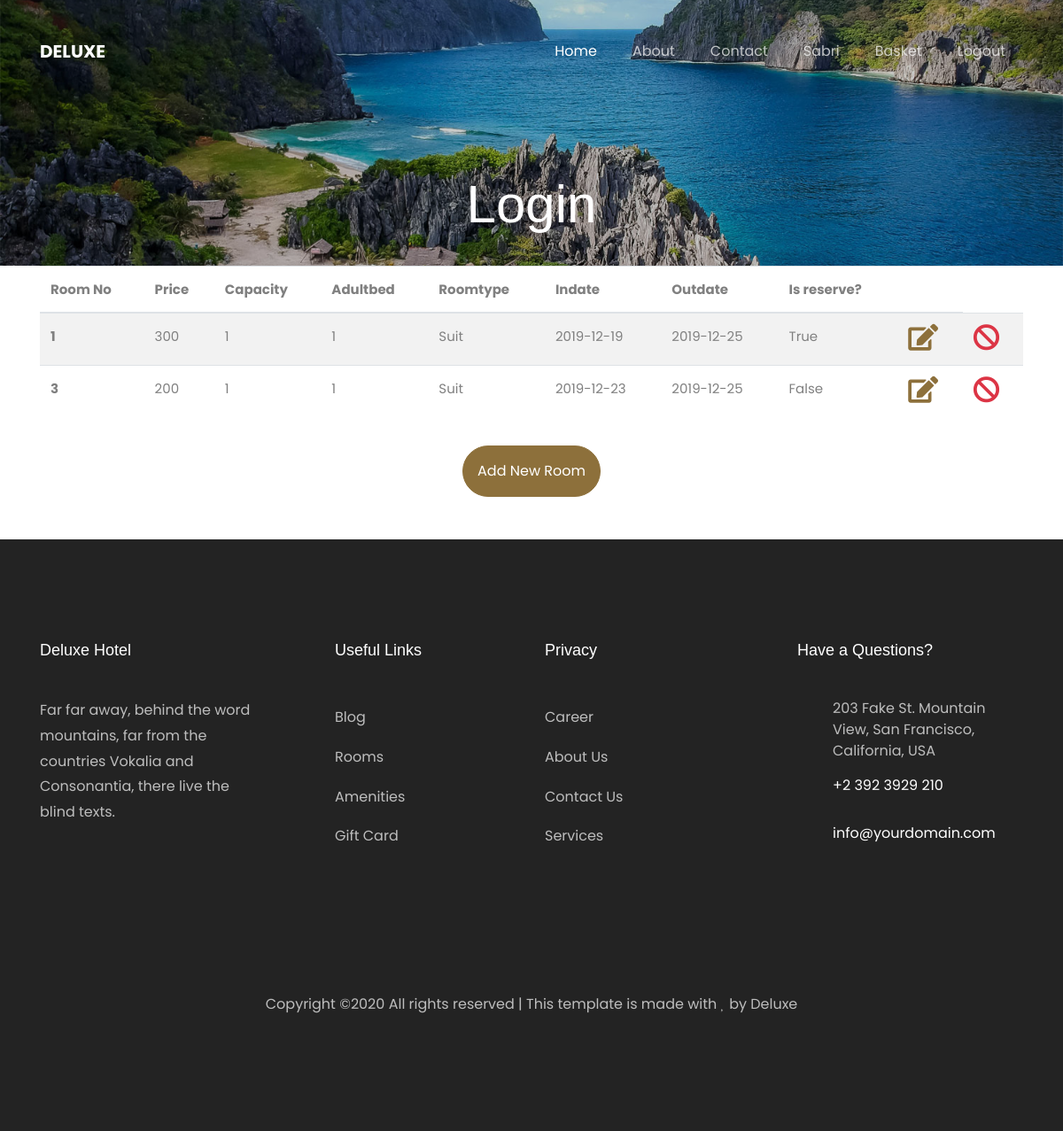
The app's page /adminlist (signed in), older data.
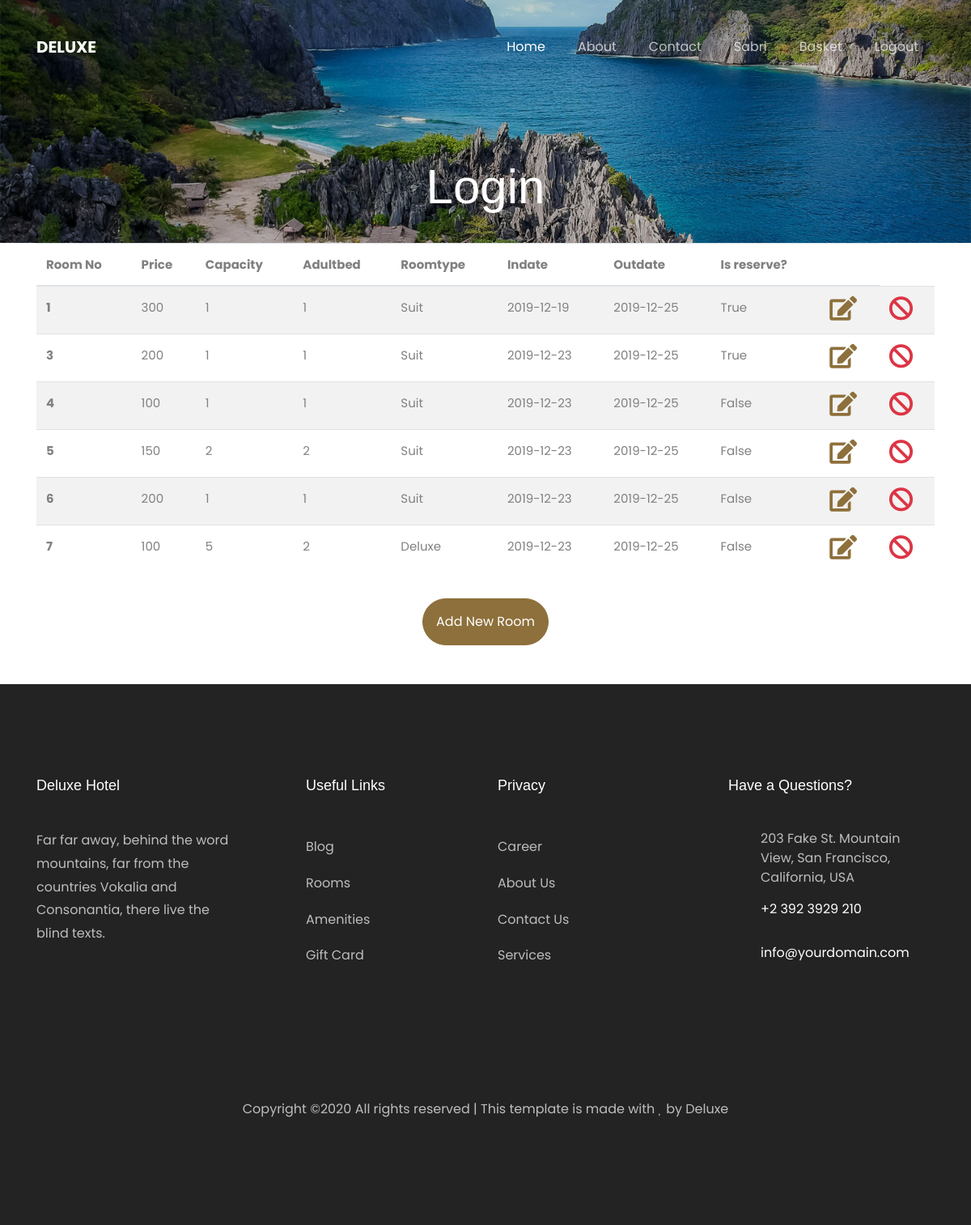
The same page, newer data.
### app.py (models this page shows)
class User(UserMixin,db.Model):
    id = db.Column(db.Integer,primary_key=True)
    username = db.Column(db.String(),unique=True)
    email = db.Column(db.String())
    password = db.Column(db.String())
    reservations= db.relationship('Reservation',backref='user')
    '''
class Role(db.Model):
        __tablename__ = 'roles'
        id = db.Column(db.Integer(), primary_key=True)
        name = db.Column(db.String(50))
class UserRoles(db.Model):
        __tablename__ = 'user_roles'
        id = db.Column(db.Integer(), primary_key=True)
        user_id = db.Column(db.Integer(), db.ForeignKey('user.id', ondelete='CASCADE'))
        role_id = db.Column(db.Integer(), db.ForeignKey('roles.id', ondelete='CASCADE'))
'''

class Room(db.Model):
    roomno = db.Column(db.Integer, primary_key=True)
    price = db.Column(db.Integer)
    capacity = db.Column(db.Integer)
    floorno = db.Column(db.Integer)
    childbed = db.Column(db.Integer)
    adultbed = db.Column(db.Integer)
    roomtype = db.Column(db.String(255))
    inDate = db.Column(db.Date)
    outDate=db.Column(db.Date)
    isreserve = db.Column('is_reserve',db.Boolean)
    reservations = db.relationship('Reservation',backref='room')

### app.py (the view)
@login_required
@app.route('/adminlist')
def adminList():
    rooms = Room.query.all()
    return render_template('admin-list.html',rooms=rooms)

### app.py (called while the page is built)
@login_manager.user_loader
def load_user(user_id):
    return User.query.get(int(user_id))

### templates/admin-list.html
{% extends "layout.html" %}
{% block content %}
<div class="hero-wrap" style="background-image: url({{url_for('static',filename='images/bg_1.jpg')}});">
      <div class="overlay"></div>
      <div class="container">
        <div class="row no-gutters slider-text d-flex align-itemd-end justify-content-center">
          <div class="col-md-9 ftco-animate text-center d-flex align-items-end justify-content-center">
          	<div class="text">
	            <h1 class="mb-4 bread">Login</h1>
            </div>
          </div>
        </div>
      </div>
    </div>
    <div class="container">
        <div class="row">
            <div class="col-12">
                <table class="table table-striped">
                        <thead>
                            <tr>
                                <th scope="col">Room No</th>
                                <th scope="col">Price</th>
                                <th scope="col">Capacity</th>
                                <th scope="col">Adultbed</th>
                                <th scope="col">Roomtype</th>
                                <th scope="col">Indate</th>
                                <th scope="col">Outdate</th>
                                <th scope="col">Is reserve?</th>
                                <th></th>
                            </tr>
                        </thead>
                    <tbody>
                {% for room in rooms %}
                            <tr>
                                <th scope="row">{{room.roomno}}</th>
                                <td>{{room.price}}</td>
                                <td>{{room.capacity}}</td>
                                <td>{{room.adultbed}}</td>
                                <td>{{room.roomtype}}</td>
                                <td>{{room.inDate}}</td>
                                <td>{{room.outDate}}</td>
                                <td>{{room.isreserve}}</td>
                                <td><a class="btn-custom" href="{{url_for('getupdateroom',roomno = room.roomno)}}"><i class="fa fa-2x fa-edit"></i></a></td>
                                <td><a class="btn-custom" href="{{url_for('deleteroom',roomno=room.roomno)}}"><i class="fa fa-2x fa-ban text-danger"></i></a></td>
                            </tr>
                {% endfor %}
                </tbody>
                </table>
                <div class="row text-center">
                    <div class="col-12 justify-content-center">
                        <a href="admin" class="btn btn-primary mt-3 mb-5 p-3">Add New Room</a>
                    </div>
                </div>
            </div>
        </div>
    </div>
{% endblock content %}

### templates/layout.html (shortened to what this page needs)
<!DOCTYPE html>
<html lang="en">
  <head>
    <link rel="stylesheet" href="https://cdnjs.cloudflare.com/ajax/libs/font-awesome/5.11.2/css/all.css">
    <link rel="stylesheet" href="{{url_for('static', filename='css/open-iconic-bootstrap.min.css')}}">
    <link rel="stylesheet" href="{{url_for('static', filename='css/animate.css')}}">
    <link rel="stylesheet" href="{{url_for('static', filename='css/owl.carousel.min.css')}}">
    <link rel="stylesheet" href="{{url_for('static', filename='css/owl.theme.default.min.css')}}">
    <link rel="stylesheet" href="{{url_for('static', filename='css/magnific-popup.css')}}" >
    <link rel="stylesheet" href="{{url_for('static', filename='css/aos.css')}}">
    <link rel="stylesheet" href="{{url_for('static', filename='css/ionicons.min.css')}}">
    <link rel="stylesheet" href="{{url_for('static', filename='css/bootstrap-datepicker.css')}}">
    <link rel="stylesheet" href="{{url_for('static', filename='css/jquery.timepicker.css')}}">
    <link rel="stylesheet" href="{{url_for('static', filename='css/flaticon.css')}}">
    <link rel="stylesheet" href="{{url_for('static', filename='css/icomoon.css')}}">
    <link rel="stylesheet" href="{{url_for('static', filename='css/style.css')}}">
  </head>
  <body>
    <nav class="navbar navbar-expand-lg navbar-dark ftco_navbar bg-dark ftco-navbar-light" id="ftco-navbar">
	    <div class="container">
	      <a class="navbar-brand" href="/">Deluxe</a>
	      <div class="collapse navbar-collapse" id="ftco-nav">
	        <ul class="navbar-nav ml-auto">
	          <li class="nav-item active"><a href="/" class="nav-link">Home</a></li>
	          <li class="nav-item"><a href="about" class="nav-link">About</a></li>
	          <li class="nav-item"><a href="contact" class="nav-link">Contact</a></li>
            {% if current_user.is_authenticated %}
              <li class="nav-item">
                <a class="nav-link" href="/reservations">{{current_user.username}}</a>
              </li>
              <li class="nav-item">
                <a class="nav-link" href="/listbasket">Basket</a>
              </li>
              <li class="nav-item">
                <a class="nav-link" href="/logout">Logout</a>
              </li>
              {% else %}
              <li class="nav-item"><a class="nav-link" href="/login">Login</a></li>
              <li class="nav-item"><a class="nav-link" href="/register">Register</a></li>
            {% endif %}
	        </ul>
	      </div>
	    </div>
	  </nav>
{% block content %}
{% endblock %}
    <footer class="ftco-footer ftco-bg-dark ftco-section">
      <div class="container">
        <div class="row mb-5">
          <div class="col-md">
            <div class="ftco-footer-widget mb-4">
              <h2 class="ftco-heading-2">Deluxe Hotel</h2>
              <p>Far far away, behind the word mountains, far from the countries Vokalia and Consonantia, there live the blind texts.</p>
              <ul class="ftco-footer-social list-unstyled float-md-left float-lft mt-5">
              </ul>
            </div>
          </div>
          <div class="col-md">
            <div class="ftco-footer-widget mb-4 ml-md-5">
              <h2 class="ftco-heading-2">Useful Links</h2>
              <ul class="list-unstyled">
                <li><a href="#" class="py-2 d-block">Blog</a></li>
                <li><a href="#" class="py-2 d-block">Rooms</a></li>
                <li><a href="#" class="py-2 d-block">Amenities</a></li>
                <li><a href="#" class="py-2 d-block">Gift Card</a></li>
              </ul>
            </div>
          </div>
          <div class="col-md">
             <div class="ftco-footer-widget mb-4">
              <h2 class="ftco-heading-2">Privacy</h2>
              <ul class="list-unstyled">
                <li><a href="#" class="py-2 d-block">Career</a></li>
                <li><a href="#" class="py-2 d-block">About Us</a></li>
                <li><a href="#" class="py-2 d-block">Contact Us</a></li>
                <li><a href="#" class="py-2 d-block">Services</a></li>
              </ul>
            </div>
          </div>
          <div class="col-md">
            <div class="ftco-footer-widget mb-4">
            	<h2 class="ftco-heading-2">Have a Questions?</h2>
            	<div class="block-23 mb-3">
	              <ul>
	                <li><span class="icon icon-map-marker"></span><span class="text">203 Fake St. Mountain View, San Francisco, California, USA</span></li>
	                <li><a href="#"><span class="icon icon-phone"></span><span class="text">+2 392 3929 210</span></a></li>
	                <li><a href="#"><span class="icon icon-envelope"></span><span class="text">info@yourdomain.com</span></a></li>
	              </ul>
	            </div>
            </div>
          </div>
        </div>
        <div class="row">
          <div class="col-md-12 text-center">
            <p>
  Copyright &copy;<script>document.write(new Date().getFullYear());</script> All rights reserved | This template is made with <i class="icon-heart color-danger" aria-hidden="true"></i> by Deluxe
  </p>
          </div>
        </div>
      </div>
    </footer>
  </body>
</html>

### static/css/icomoon.css (style rules this page uses)
[class^="icon-"], [class*=" icon-"] { font-family: 'icomoon' !important; speak: none; font-style: normal; font-weight: normal; font-variant: normal; text-transform: none; line-height: 1; -webkit-font-smoothing: antialiased; -moz-osx-font-smoothing: grayscale; }
.icon-heart:before { content: "\f004"; }
.icon-map-marker:before { content: "\f041"; }
.icon-phone:before { content: "\f095"; }
.icon-envelope:before { content: "\f0e0"; }

Row changes from the older to the newer data that the page shows:
changed Room id 3: isreserve "False" → "True"
added Room: roomno "4", price "100", capacity "1", adultbed "1", roomtype "Suit", inDate "2019-12-23", outDate "2019-12-25", isreserve "False"
added Room: roomno "5", price "150", capacity "2", adultbed "2", roomtype "Suit", inDate "2019-12-23", outDate "2019-12-25", isreserve "False"
added Room: roomno "6", price "200", capacity "1", adultbed "1", roomtype "Suit", inDate "2019-12-23", outDate "2019-12-25", isreserve "False"
added Room: roomno "7", price "100", capacity "5", adultbed "2", roomtype "Deluxe", inDate "2019-12-23", outDate "2019-12-25", isreserve "False"
